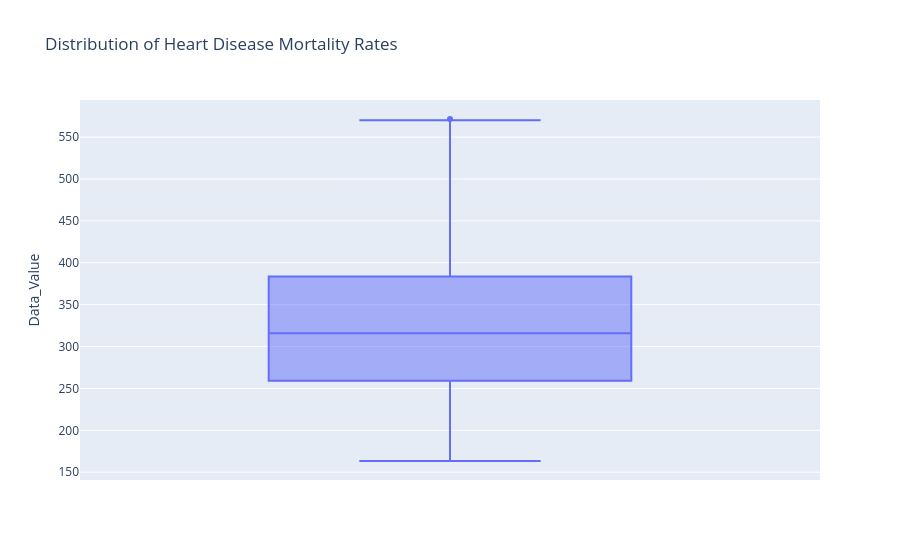

The notebook cell saved with this chart:
### Code cell
fig = px.box(
    df_combined,
    y="Data_Value",
    title="Distribution of Heart Disease Mortality Rates"
)

fig.show()

### Figure 1 — Plotly figure (JSON) as saved in the notebook; plotly's stock layout.template omitted (floating-point values rounded to 4 significant figures; data arrays with more than 128 entries replaced by an {"elided": "..."} marker saying what was removed)
{"data": [{"alignmentgroup": "True", "hovertemplate": "Data_Value=%{y}<extra></extra>", "legendgroup": "", "marker": {"color": "#636efa"}, "name": "", "notched": false, "offsetgroup": "", "orientation": "v", "showlegend": false, "type": "box", "x0": " ", "xaxis": "x", "y": {"elided": "450 float values"}, "y0": " ", "yaxis": "y"}], "layout": {"boxmode": "group", "legend": {"tracegroupgap": 0}, "title": {"text": "Distribution of Heart Disease Mortality Rates"}, "xaxis": {"anchor": "y", "domain": [0, 1]}, "yaxis": {"anchor": "x", "domain": [0, 1], "title": {"text": "Data_Value"}}}}
